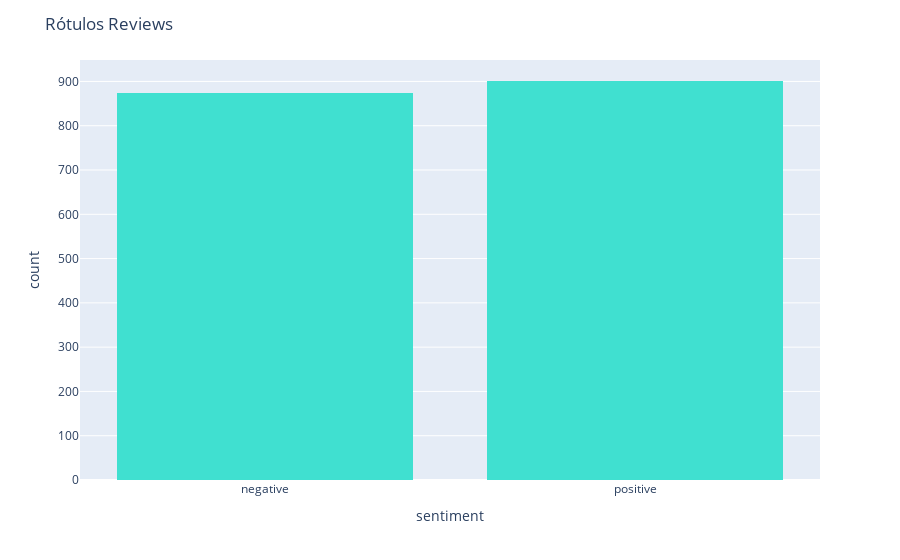

Notebook source saved alongside this figure:
### Code cell
df_sentiment_2 = pd.DataFrame()

df_sentiment_2['sentiment'] = train_2['rotulo'].replace({-1 : 'negative'})
df_sentiment_2['sentiment'] = df_sentiment_2['sentiment'].replace({1 : 'positive'})

fig = px.histogram(df_sentiment_2, x="sentiment")

fig.update_traces(marker_color="turquoise")

fig.update_layout(title_text='Rótulos Reviews')
fig.show()

### Figure 1 — Plotly figure (JSON) as saved in the notebook; plotly's stock layout.template omitted (floating-point values rounded to 4 significant figures; data arrays with more than 128 entries replaced by an {"elided": "..."} marker saying what was removed)
{"data": [{"alignmentgroup": "True", "bingroup": "x", "hovertemplate": "sentiment=%{x}<br>count=%{y}<extra></extra>", "legendgroup": "", "marker": {"color": "turquoise"}, "name": "", "offsetgroup": "", "orientation": "v", "showlegend": false, "type": "histogram", "x": {"elided": "1775 str values"}, "xaxis": "x", "yaxis": "y"}], "layout": {"barmode": "relative", "legend": {"tracegroupgap": 0}, "margin": {"t": 60}, "title": {"text": "Rótulos Reviews"}, "xaxis": {"anchor": "y", "domain": [0, 1], "title": {"text": "sentiment"}}, "yaxis": {"anchor": "x", "domain": [0, 1], "title": {"text": "count"}}}}
